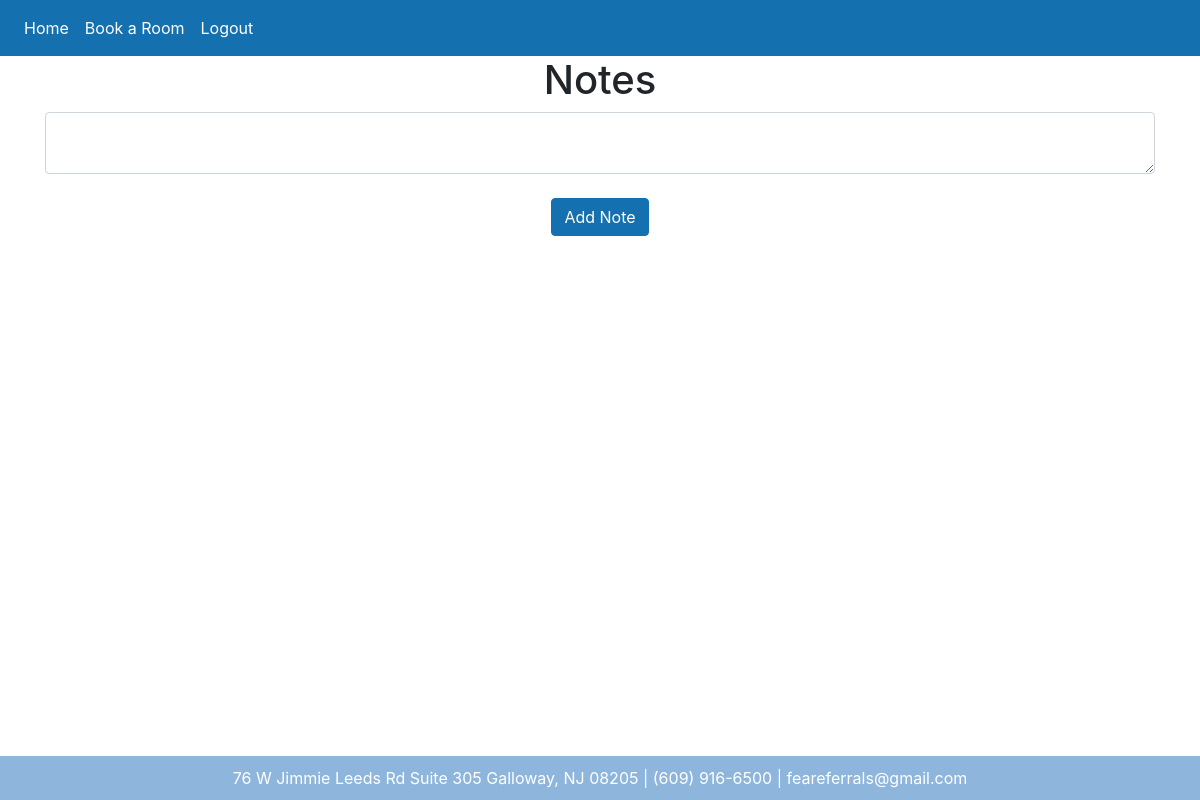
Page / (signed in) on the earlier database version.
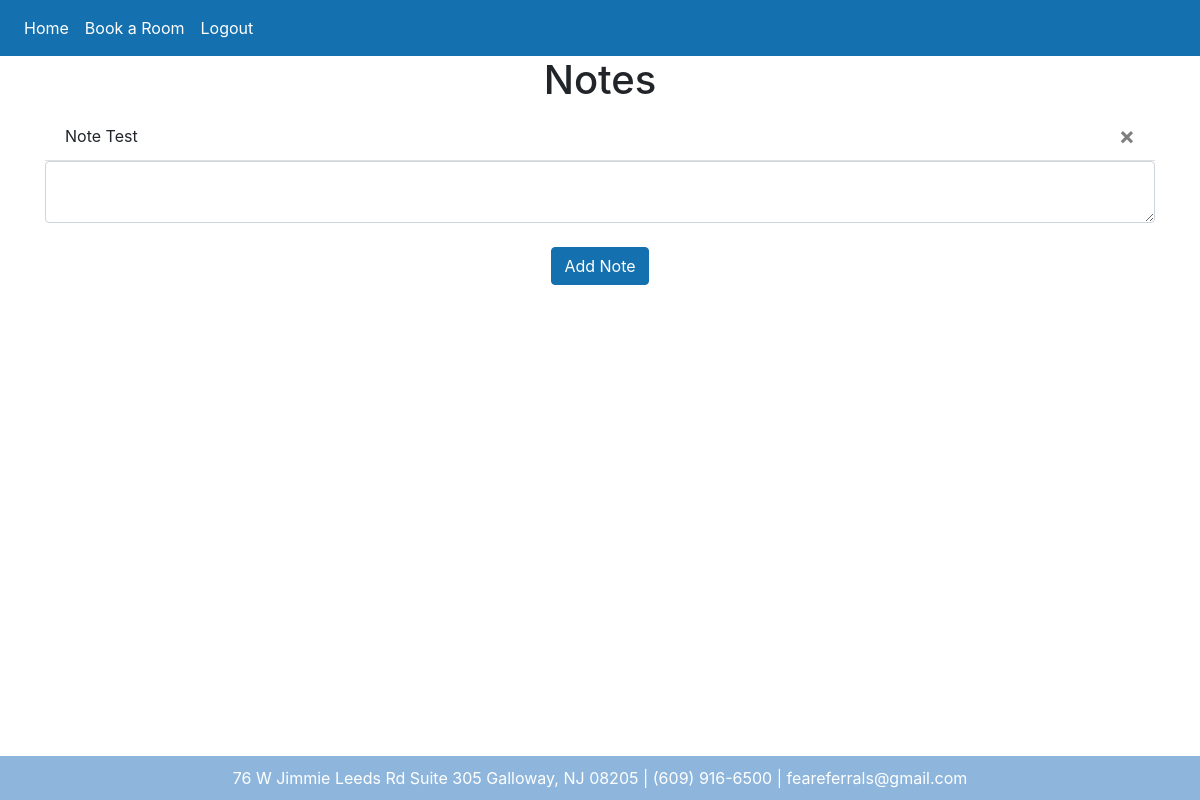
Same page on the later database version.
### website/models.py (models this page shows)
class Note(db.Model):
    id = db.Column(db.Integer, primary_key=True)
    data = db.Column(db.String(10000))
    date = db.Column(db.DateTime(timezone=True), default=func.now())
    user_id = db.Column(db.Integer, db.ForeignKey('user.id'))

### website/views.py (the view, shortened to what this page needs)
@views.route('/', methods=['GET', 'POST'])
@login_required #Cannot access homepage unless logged in.
def home():
    return render_template('home.html', user=current_user)

### website/__init__.py (called while the page is built)
def create_app():
    app = Flask(__name__)
    app.config['SECRET_KEY'] = 'Team2 Stockton University'
    app.config['SQLALCHEMY_DATABASE_URI'] = f'sqlite:///{DB_NAME}'
    db.init_app(app)
    from .views import views
    from .auth import auth
    app.register_blueprint(views, url_prefix='/')
    app.register_blueprint(auth, url_prefix='/')
    from .models import User, Note
    create_database(app)
    login_manager = LoginManager()
    login_manager.login_view = 'auth.login'  #Flask will redirect to auth.login if the user is not logged in.
    login_manager.init_app(app) #allows login_manager to use the app
    @login_manager.user_loader #Will look for PK and check if id = user_id in the database.
    def load_user(user_id):
        return User.query.get(int(user_id))
    return app

### website/templates/home.html
{% extends "base.html" %} {% block title %}Home{% endblock %} {% block content
    %}
    <h1 align="center">Notes</h1>
    <ul class="list-group list-group-flush" id="notes">
      {% for note in user.notes %}
      <li class="list-group-item">
        {{ note.data }}
        <button type="button" class="close" onClick="deleteNote({{ note.id }})">
          <span aria-hidden="true">&times;</span>
        </button>
      </li>
      {% endfor %}
    </ul>
    <form method="POST">
      <textarea name="note" id="note" class="form-control"></textarea>
      <br />
      <div align="center">
        <button type="submit" class="btn btn-primary">Add Note</button>
      </div>
    </form>
    {% endblock %}

### website/templates/base.html (shortened to what this page needs)
<!DOCTYPE html>
<html>
    <head>
        <link
        rel="stylesheet"
        href="https://stackpath.bootstrapcdn.com/bootstrap/4.4.1/css/bootstrap.min.css"
        />
        <link
        rel="stylesheet"
        href="https://stackpath.bootstrapcdn.com/font-awesome/4.7.0/css/font-awesome.min.css"
        />
        <link
        rel="stylesheet"
        href="../static/style.css"
        />
    </head>
    <body>
      <nav class="navbar navbar-expand-lg navbar-dark bg-dark">
          <div class="collapse navbar-collapse" id="navbar">
            <div class="navbar-nav">
              {% if user.is_authenticated %}
              <a class="nav-item nav-link" id="home" href="/">Home</a>
              <a class="nav-item nav-link" id="book" href="/book">Book a Room</a>
              <a class="nav-item nav-link" id="logout" href="/logout">Logout</a>
              {% else %}
              <a class="nav-item nav-link" id="login" href="/login">Login</a>
              <a class="nav-item nav-link" id="Register" href="/register">Register</a>
              {% endif %}
            </div>
          </div>
        </nav>
        <div class="container">{% block content %} {% endblock %}</div>
    </body>
    <footer>
      76 W Jimmie Leeds Rd Suite 305 Galloway, NJ 08205 | (609) 916-6500 | feareferrals@gmail.com
    </footer>
</html>

### website/static/style.css (style rules this page uses)
.btn-primary { color: #fff; background-color: #1470af; border-color: #1470af; }
.bg-dark { background-color: #1470af!important; }
.navbar-dark .navbar-nav .nav-link { color: #ffffff; }
body { margin-bottom: 100px; }
footer { position: fixed; bottom: 0; left: 0; width: 100%; background-color: #8eb6dc; color: #fff; padding: 10px; text-align: center; }

Differences in the rows shown:
added Note: data "Note Test"
